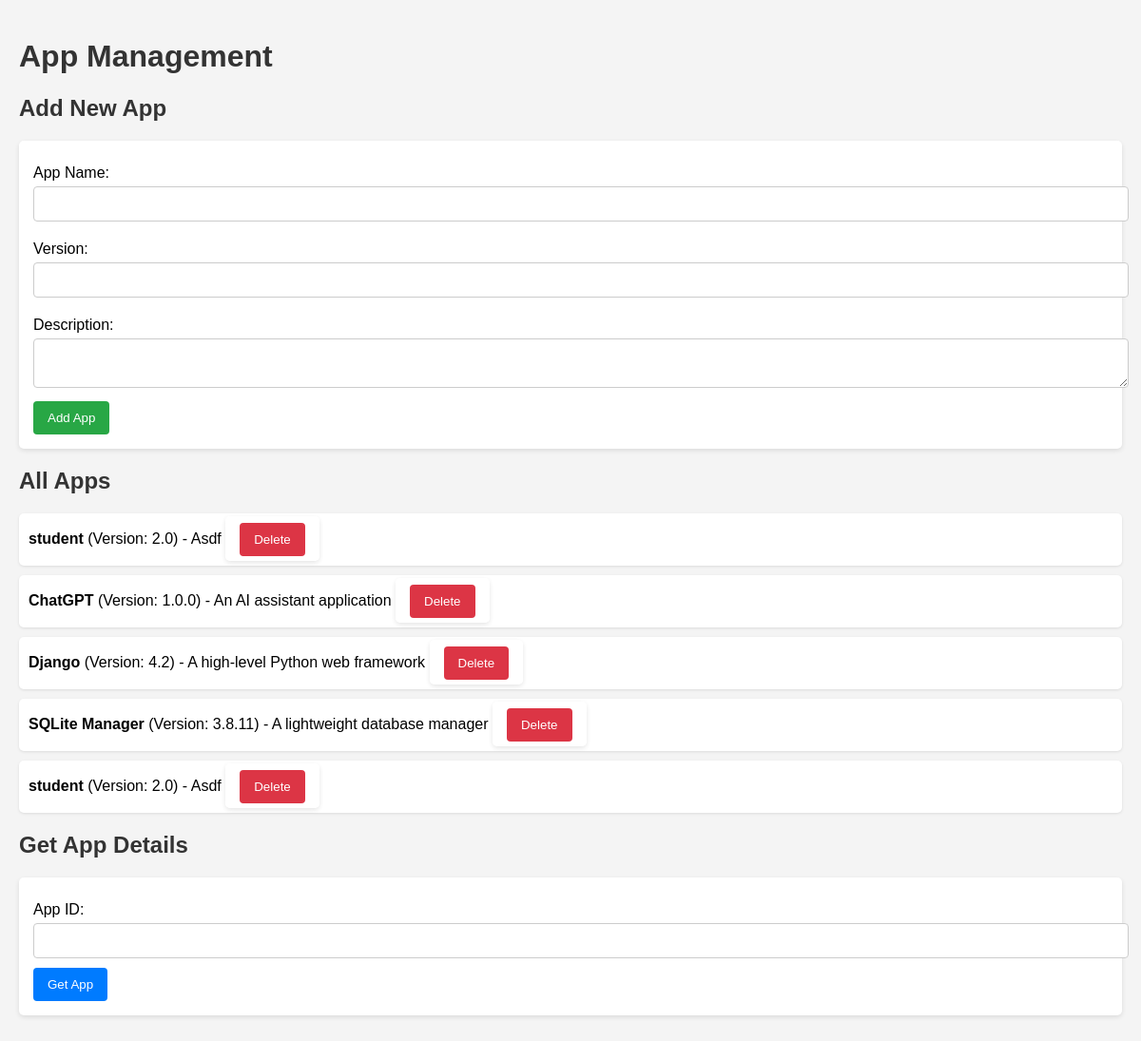
The page / on the database its author committed.
### home/models.py (models this page shows, shortened)
class App(models.Model):
    app_name = models.CharField(max_length=255)
    version = models.CharField(max_length=50)
    description = models.TextField()

### home/views.py (the view)
# urls.py: path('', app_management, name='app_management'),
def app_management(request):
    if request.method == 'POST':
        app_name = request.POST.get('app_name')
        version = request.POST.get('version')
        description = request.POST.get('description')
        App.objects.create(app_name=app_name, version=version, description=description)
    apps = App.objects.all()
    return render(request, 'app_management.html', {'apps': apps})

### home/templates/app_management.html (shortened to what this page needs)
<!DOCTYPE html>
<html lang="en">
<head>
</head>
<body>
    <h1>App Management</h1>
    <h2>Add New App</h2>
    <form method="post" action="">
        <label for="app_name">App Name:</label>
        <input type="text" id="app_name" name="app_name" required>
        <label for="version">Version:</label>
        <input type="text" id="version" name="version" required>
        <label for="description">Description:</label>
        <textarea id="description" name="description" required></textarea>
        <button type="submit" class="add-app">Add App</button>
    </form>
    <h2>All Apps</h2>
    <ul>
        {% for app in apps %}
        <li>
            <strong>{{ app.app_name }}</strong> (Version: {{ app.version }}) - {{ app.description }}
            <form method="post" action="/delete-app/{{ app.id }}" style="display:inline;">
                <button type="submit" class="delete-app">Delete</button>
            </form>
        </li>
        {% endfor %}
    </ul>
    <h2>Get App Details</h2>
    <form method="get" action="/get-app/">
        <label for="app_id">App ID:</label>
        <input type="text" id="app_id" name="app_id" required>
        <button type="submit" class="get-app">Get App</button>
    </form>
</body>
</html>

### home/templates/app_management.html (style rules this page uses)
body { font-family: Arial, sans-serif; background-color: #f4f4f4; margin: 0; padding: 20px; }
h1, h2 { color: #333; }
form { margin-bottom: 20px; padding: 15px; background-color: #fff; border-radius: 5px; box-shadow: 0 2px 5px rgba(0, 0, 0, 0.1); }
label { display: block; margin: 10px 0 5px; }
input[type="text"], textarea { width: 100%; padding: 10px; margin-bottom: 10px; border: 1px solid #ccc; border-radius: 4px; }
button { padding: 10px 15px; border: none; border-radius: 4px; cursor: pointer; color: #fff; }
.add-app { background-color: #28a745; }
.delete-app { background-color: #dc3545; }
.get-app { background-color: #007bff; }
ul { list-style-type: none; padding: 0; }
li { margin: 10px 0; padding: 10px; background-color: #fff; border-radius: 5px; box-shadow: 0 1px 3px rgba(0, 0, 0, 0.1); }

### rows shown on the page
App: app_name "student", version "2.0", description "Asdf"
App: app_name "ChatGPT", version "1.0.0", description "An AI assistant application"
App: app_name "Django", version "4.2", description "A high-level Python web framework"
App: app_name "SQLite Manager", version "3.8.11", description "A lightweight database manager"
App: app_name "student", version "2.0", description "Asdf"
